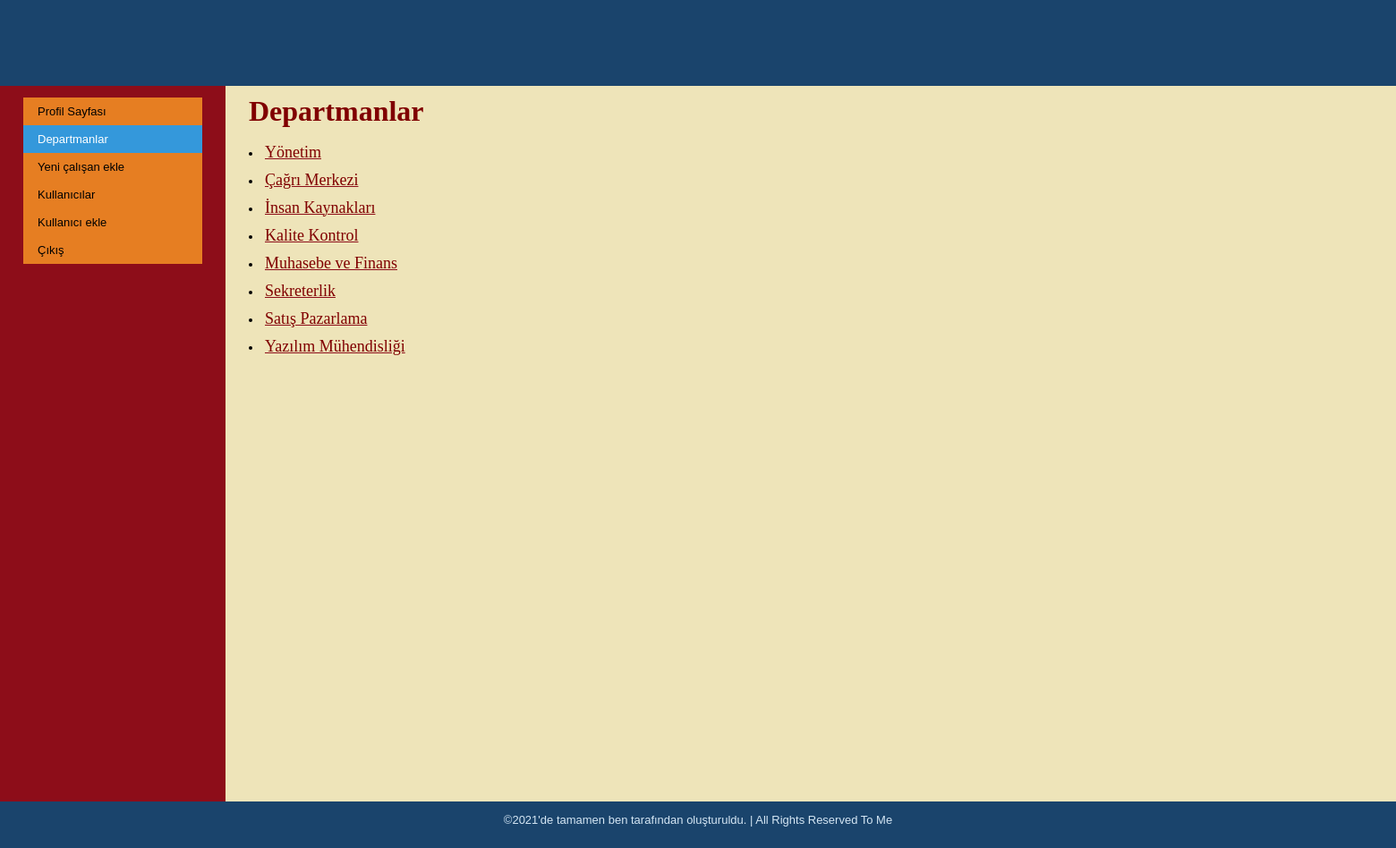
The page /admin_departments.php on the database its author committed.
### tables this page shows
CREATE TABLE `departman_bilgi` (
  `departman_id` int(11) NOT NULL,
  `departman_ad` varchar(50) NOT NULL,
  `tablo_ad` varchar(50) NOT NULL
);

### includes/functions.php (called while the page is built, shortened)
<?php
	function query_control($result)
	{
		if(!$result)
			die("Veritabanı sorgu hatası..!");
		else
			return $result;
	}
	function GetDepartments()
	{
		global $con;
		$query = "SELECT *FROM departman_bilgi";
		$result = mysqli_query($con,$query);
		$verified_result = query_control($result);
		return $verified_result;
	}
?>

### admin_departments.php (the view)
<?php include("includes/connect_mysql.php"); ?>
<?php include("includes/functions.php"); ?>
<?php include("includes/admin_header.php"); ?>
			<table id="structure">
				<tr>
					<td id="navigation">
						<div id="menu">
							<ul>
								<li><a href="admin_content.php">Profil Sayfası</a></li>
								<li><a class="active" href="admin_departments.php">Departmanlar</a></li>
								<li><a href="add_employee.php">Yeni çalışan ekle</a></li>
								<li><a href="users.php">Kullanıcılar</a></li>
								<li><a href="register1.php">Kullanıcı ekle</a></li>
								<li><a href="main.php">Çıkış</a></li>
							</ul>
						</div>
					</td>
					<td id="page">
						<h2><font face="tahoma" size="6" color="maroon">Departmanlar</font></h2><br>
						<?php
							$result = GetDepartments();
							while($rows = mysqli_fetch_array($result))
							{
								echo "<li><a href='admin_show_employee.php?choose=$rows[0]'><font face='tahoma' size='4' color='maroon'>".$rows['departman_ad']."</font></a></li><br>";
							}
						?>
					</td>
				</tr>
			</table>
<?php include("includes/footer.php"); ?>

### css/menu.css (style rules this page uses)
#menu ul { list-style-type: none; margin: 0; padding: 0; width: 200px; background-color: #e67e22; }
#menu li a { display: block; color: #000; padding: 8px 16px; text-decoration: none; }
#menu li a.active { background-color: #3498db; color: white; }

### css/public.css (style rules this page uses)
html { height: 100%; width: 100%; }
body { width: 100%; height: 100%; margin: 0px; padding: 0px; border: 0px; font-family: Verdana, Arial, Helvetica, sans-serif; background: #D4E6F4; font-size: 13px; line-height: 15px; }
table, tr, td { border-collapse: collapse; vertical-align: top; font-size: 13px; line-height: 15px; }
a { color: #8D0D19; }
#structure { height: 800px; width: 100%; }
#navigation { width: 150px; padding: 1em 2em; color: #D4E6F4; background: #8D0D19; }
#page { padding-left: 2em; vertical-align: top; background: #EEE4B9; }
#page h2 { color: #8D0D19; margin-top: 1em; }

### rows shown on the page
departman_bilgi: departman_ad "Yönetim"
departman_bilgi: departman_ad "Çağrı Merkezi"
departman_bilgi: departman_ad "İnsan Kaynakları"
departman_bilgi: departman_ad "Kalite Kontrol"
departman_bilgi: departman_ad "Muhasebe ve Finans"
departman_bilgi: departman_ad "Sekreterlik"
departman_bilgi: departman_ad "Satış Pazarlama"
departman_bilgi: departman_ad "Yazılım Mühendisliği"
